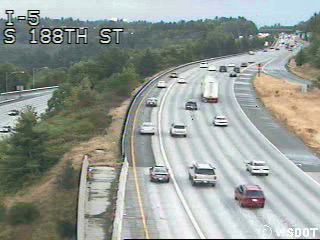
#> input picture frame 5 of content/highway.mp4, 320 x 240 px, given in place of cctv052x2004080516x01640.avi, which was not available
$ jupyter execute contrastfinal.ipynb   (shell and % lines are left out)
#> lines starting #> are read from the running program, lines starting #| are printed output that depends on the picture; pictures that were not available may be replaced by others from this repository, and a replacement may not be noted
[cell 1]
import cv2
import numpy as np
import os
import csv
import time
import matplotlib.pyplot as plt
import pandas as pd
import seaborn as sns
from deep_sort_realtime.deepsort_tracker import DeepSort
from ultralytics import YOLO

plt.rcParams['figure.figsize'] = [14, 10]
plt.style.use('seaborn-v0_8-whitegrid')


INPUT_DIR = "/Users/veeralpatel/vehicle-speed-estimation-dip/content"
OUTPUT_DIR = "/Users/veeralpatel/vehicle-speed-estimation-dip/content/processed"
VIDEO_NAME = "cctv052x2004080516x01640.avi"
INPUT_VIDEO_PATH = os.path.join(INPUT_DIR, VIDEO_NAME)

os.makedirs(OUTPUT_DIR, exist_ok=True)

CONF_THRESHOLD = 0.50
FRAME_WIDTH_M = 30
FRAME_HEIGHT_M = 100
SOURCE_POLYGON = np.array([[20, 200], [300, 220], [280, 100], [40, 80]], dtype=np.float32)
BIRD_EYE_VIEW = np.array([[0, 0], [FRAME_WIDTH_M, 0], [FRAME_WIDTH_M, FRAME_HEIGHT_M], [0, FRAME_HEIGHT_M]], dtype=np.float32)
TRANSFORM_MATRIX = cv2.getPerspectiveTransform(SOURCE_POLYGON, BIRD_EYE_VIEW)

print(f"Setup Complete. Target: {VIDEO_NAME}")

[cell 2]
# Cell 2: Comprehensive Image Processing Library

def apply_he(frame):
    img_yuv = cv2.cvtColor(frame, cv2.COLOR_BGR2YUV)
    img_yuv[:,:,0] = cv2.equalizeHist(img_yuv[:,:,0])
    return cv2.cvtColor(img_yuv, cv2.COLOR_YUV2BGR)

def apply_clahe(frame, clip_limit=2.0, tile_grid_size=(8,8)):
    img_yuv = cv2.cvtColor(frame, cv2.COLOR_BGR2YUV)
    clahe = cv2.createCLAHE(clipLimit=clip_limit, tileGridSize=tile_grid_size)
    img_yuv[:,:,0] = clahe.apply(img_yuv[:,:,0])
    return cv2.cvtColor(img_yuv, cv2.COLOR_YUV2BGR)

def apply_gamma(frame, gamma=1.5):
    invGamma = 1.0 / gamma
    table = np.array([((i / 255.0) ** invGamma) * 255 for i in np.arange(0, 256)]).astype("uint8")
    return cv2.LUT(frame, table)

def apply_contrast_stretching(frame):
    img_yuv = cv2.cvtColor(frame, cv2.COLOR_BGR2YUV)
    y = img_yuv[:, :, 0]
    min_val, max_val = np.percentile(y, [2, 98])
    stretched = np.clip((y - min_val) * (255 / (max_val - min_val)), 0, 255).astype('uint8')
    img_yuv[:, :, 0] = stretched
    return cv2.cvtColor(img_yuv, cv2.COLOR_YUV2BGR)

def apply_adaptive_gamma(frame):
    img_yuv = cv2.cvtColor(frame, cv2.COLOR_BGR2YUV)
    y_channel = img_yuv[:, :, 0]
    mean_brightness = np.mean(y_channel) + 1e-5
    gamma = np.log(128 / 255) / np.log(mean_brightness / 255)
    gamma = np.clip(gamma, 0.5, 2.5)
    invGamma = 1.0 / gamma
    table = np.array([((i / 255.0) ** invGamma) * 255 for i in np.arange(0, 256)]).astype("uint8")
    img_yuv[:, :, 0] = cv2.LUT(y_channel, table)
    return cv2.cvtColor(img_yuv, cv2.COLOR_YUV2BGR)

def apply_top_hat(frame):
    kernel = cv2.getStructuringElement(cv2.MORPH_ELLIPSE, (15, 15))
    tophat = cv2.morphologyEx(frame, cv2.MORPH_TOPHAT, kernel)
    return cv2.add(frame, tophat)

def apply_retinex(frame):
    # Simplified Multi-Scale Retinex
    img_float = frame.astype('float64') + 1.0
    img_retinex = np.zeros_like(img_float)
    for channel in range(3):
        img_retinex[:, :, channel] = (
            (np.log10(img_float[:, :, channel]) - np.log10(cv2.GaussianBlur(img_float[:, :, channel], (0, 0), 15) + 1.0)) +
            (np.log10(img_float[:, :, channel]) - np.log10(cv2.GaussianBlur(img_float[:, :, channel], (0, 0), 80) + 1.0))
        ) / 2.0
    img_retinex = cv2.normalize(img_retinex, None, 0, 255, cv2.NORM_MINMAX)
    return img_retinex.astype('uint8')

def apply_homomorphic_filter(frame):
    img_yuv = cv2.cvtColor(frame, cv2.COLOR_BGR2YUV)
    y = img_yuv[:, :, 0].astype('float32') + 1.0
    y_log = np.log(y)
    y_fft = np.fft.fft2(y_log)
    y_fft_shift = np.fft.fftshift(y_fft)
    rows, cols = y.shape
    crow, ccol = rows // 2, cols // 2
    X, Y = np.meshgrid(np.arange(-ccol, ccol), np.arange(-crow, crow))
    D = np.sqrt(X**2 + Y**2)
    gamma_l, gamma_h, c, d0 = 0.5, 1.5, 1, 30
    H = (gamma_h - gamma_l) * (1 - np.exp(-c * (D**2 / d0**2))) + gamma_l
    y_filtered = np.real(np.fft.ifft2(np.fft.ifftshift(y_fft_shift * H)))
    y_exp = np.exp(y_filtered) - 1
    y_normalized = cv2.normalize(y_exp, None, 0, 255, cv2.NORM_MINMAX).astype('uint8')
    img_yuv[:, :, 0] = y_normalized
    return cv2.cvtColor(img_yuv, cv2.COLOR_YUV2BGR)

def apply_hybrid(frame):
    # Original Novelty: Gamma + CLAHE
    gamma_corrected = apply_gamma(frame, gamma=1.4)
    return apply_clahe(gamma_corrected, clip_limit=2.5)

def apply_advanced_hybrid(frame):
    # The "Kitchen Sink" Hybrid
    stage1 = apply_adaptive_gamma(frame)
    stage2 = apply_clahe(stage1, clip_limit=2.0)
    stage3 = cv2.bilateralFilter(stage2, 9, 75, 75) # Denoise
    # Unsharp Mask
    gaussian = cv2.GaussianBlur(stage3, (0, 0), 2.0)
    return cv2.addWeighted(stage3, 1.5, gaussian, -0.5, 0)

# Dispatcher
def apply_method(frame, method_name):
    if method_name == 'none': return frame
    elif method_name == 'he': return apply_he(frame)
    elif method_name == 'clahe': return apply_clahe(frame)
    elif method_name == 'gamma': return apply_gamma(frame)
    elif method_name == 'contrast_stretch': return apply_contrast_stretching(frame)
    elif method_name == 'adaptive_gamma': return apply_adaptive_gamma(frame)
    elif method_name == 'tophat': return apply_top_hat(frame)
    elif method_name == 'retinex': return apply_retinex(frame)
    elif method_name == 'homomorphic': return apply_homomorphic_filter(frame)
    elif method_name == 'hybrid': return apply_hybrid(frame)
    elif method_name == 'advanced_hybrid': return apply_advanced_hybrid(frame)
    return frame

[cell 3]
# Cell 3: Generate Qualitative Comparison Grid

cap = cv2.VideoCapture(INPUT_VIDEO_PATH)
ret, sample = cap.read()
#> sample is the input picture: shape (240, 320, 3); mean B, G, R 150.1, 156.3, 149.8
cap.release()

# Create dark sample for testing
dark_sample = cv2.convertScaleAbs(sample, alpha=1.0, beta=-80) # 80% Darkness

methods_dict = {
    'Original (Dark)': dark_sample,
    'HE': apply_he(dark_sample),
    'CLAHE': apply_clahe(dark_sample),
    'Gamma': apply_gamma(dark_sample),
    'Hybrid (G+C)': apply_hybrid(dark_sample),
    'Adaptive Gamma': apply_adaptive_gamma(dark_sample),
    'Contrast Stretch': apply_contrast_stretching(dark_sample),
    'Top-Hat': apply_top_hat(dark_sample),
    'Retinex': apply_retinex(dark_sample),
    'Homomorphic': apply_homomorphic_filter(dark_sample),
    'Adv. Hybrid': apply_advanced_hybrid(dark_sample)
}
#> in apply_he, `img_yuv = cv2.cvtColor(frame, cv2.COLOR_BGR2YUV)`: img_yuv: shape (240, 320, 3); mean of channels 0, 1, 2 76.9, 127.1, 125.5
#> in apply_he, `img_yuv[:,:,0] = cv2.equalizeHist(img_yuv[:,:,0])`: img_yuv: shape (240, 320, 3); mean of channels 0, 1, 2 128.7, 127.1, 125.5
#> in apply_clahe, `img_yuv[:,:,0] = clahe.apply(img_yuv[:,:,0])`: img_yuv: shape (240, 320, 3); mean of channels 0, 1, 2 103.8, 127.1, 125.5
#> in apply_gamma, `invGamma = 1.0 / gamma`: invGamma = 0.667
#> in apply_gamma, `table = np.array([((i / 255.0) ** invGamma) * 255 for i in np.arange(0..`: table = 256 values from 0 to 255
#> in apply_gamma, `return cv2.LUT(frame, table)`:
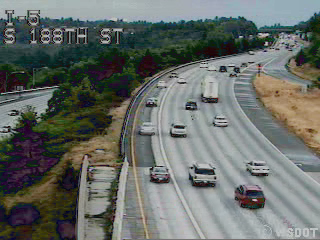
#> returned value: shape (240, 320, 3); mean of channels 0, 1, 2 103.8, 108.4, 103.1; drawn as B, G, R
#> in apply_clahe (call 2), `img_yuv = cv2.cvtColor(frame, cv2.COLOR_BGR2YUV)`: img_yuv: shape (240, 320, 3); mean of channels 0, 1, 2 101.1, 126.8, 125.2
#> in apply_clahe (call 2), `img_yuv[:,:,0] = clahe.apply(img_yuv[:,:,0])`: img_yuv: shape (240, 320, 3); mean of channels 0, 1, 2 125.5, 126.8, 125.2
#> in apply_adaptive_gamma, `y_channel = img_yuv[:, :, 0]`:
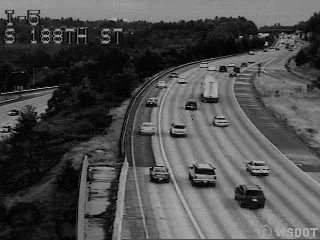
#> y_channel: shape (240, 320); min 0, max 175, mean 76.9
#> in apply_adaptive_gamma, `mean_brightness = np.mean(y_channel) + 1e-5`: mean_brightness = 76.92
#> in apply_adaptive_gamma, `gamma = np.log(128 / 255) / np.log(mean_brightness / 255)`: gamma = 0.575
#> in apply_adaptive_gamma, `invGamma = 1.0 / gamma`: invGamma = 1.74
#> in apply_adaptive_gamma, `table = np.array([((i / 255.0) ** invGamma) * 255 for i in np.arange(0..`: table = 256 values from 0 to 255
#> in apply_adaptive_gamma, `img_yuv[:, :, 0] = cv2.LUT(y_channel, table)`: img_yuv: shape (240, 320, 3); mean of channels 0, 1, 2 40.7, 127.1, 125.5
#> in apply_adaptive_gamma, `return cv2.cvtColor(img_yuv, cv2.COLOR_YUV2BGR)`:
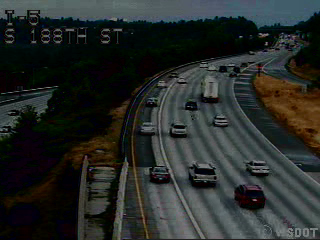
#> returned value: shape (240, 320, 3); mean B, G, R 40.7, 42.8, 39
#> in apply_contrast_stretching, `min_val, max_val = np.percentile(y, [2, 98])`: min_val = 5; max_val = 157
#> in apply_contrast_stretching, `stretched = np.clip((y - min_val) * (255 / (max_val - min_val)), 0, 25..`:
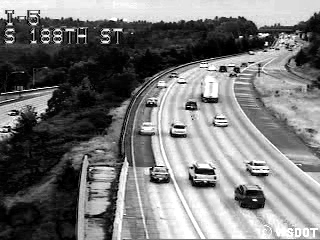
#> stretched: shape (240, 320); min 0, max 255, mean 120
#> in apply_contrast_stretching, `img_yuv[:, :, 0] = stretched`: img_yuv: shape (240, 320, 3); mean of channels 0, 1, 2 120, 127.1, 125.5
#> after the loop in apply_retinex, `for channel in range(3):`:
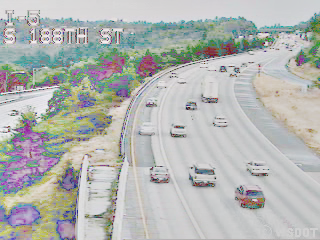
#> img_retinex: shape (240, 320, 3) float64; mean B, G, R -0.167, -0.137, -0.163; drawn with min black and max white
#> in apply_homomorphic_filter, `y_log = np.log(y)`:
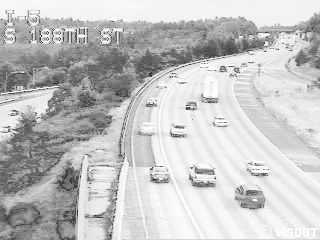
#> y_log: shape (240, 320) float32; min 0, max 5.17, mean 3.98; drawn with min black and max white
#> in apply_homomorphic_filter, `y_exp = np.exp(y_filtered) - 1`:
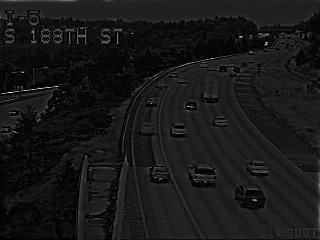
#> y_exp: shape (240, 320) float64; min -0.966, max 92.89, mean 8; drawn with min black and max white
#> in apply_homomorphic_filter, `img_yuv[:, :, 0] = y_normalized`: img_yuv: shape (240, 320, 3); mean of channels 0, 1, 2 23.9, 127.1, 125.5
#> in apply_clahe (call 3), `img_yuv = cv2.cvtColor(frame, cv2.COLOR_BGR2YUV)`: img_yuv: shape (240, 320, 3); mean of channels 0, 1, 2 41.5, 127.6, 125.9
#> in apply_clahe (call 3), `img_yuv[:,:,0] = clahe.apply(img_yuv[:,:,0])`: img_yuv: shape (240, 320, 3); mean of channels 0, 1, 2 70.6, 127.6, 125.9
#> in apply_advanced_hybrid, `return cv2.addWeighted(stage3, 1.5, gaussian, -0.5, 0)`:
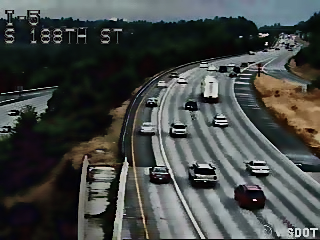
#> returned value: shape (240, 320, 3); mean of channels 0, 1, 2 69.8, 71.9, 68.1; drawn as B, G, R

if ret:
    fig, axes = plt.subplots(3, 4, figsize=(20, 15))
    axes = axes.flatten()

    for idx, (name, img) in enumerate(methods_dict.items()):
        axes[idx].imshow(cv2.cvtColor(img, cv2.COLOR_BGR2RGB))
        axes[idx].set_title(name, fontsize=12, fontweight='bold')
        axes[idx].axis('off')
#> this loop made 11 passes
#> name on passes 1 to 11: 'Original (Dark)', 'HE', 'CLAHE', 'Gamma', 'Hybrid (G+C)', 'Adaptive Gamma', 'Contrast Stretch', 'Top-Hat', 'Retinex', 'Homomorphic', 'Adv. Hybrid'

    axes[11].axis('off') # Hide last empty slot
    plt.tight_layout()
    plt.savefig(os.path.join(OUTPUT_DIR, 'all_methods_qualitative_grid.png'))
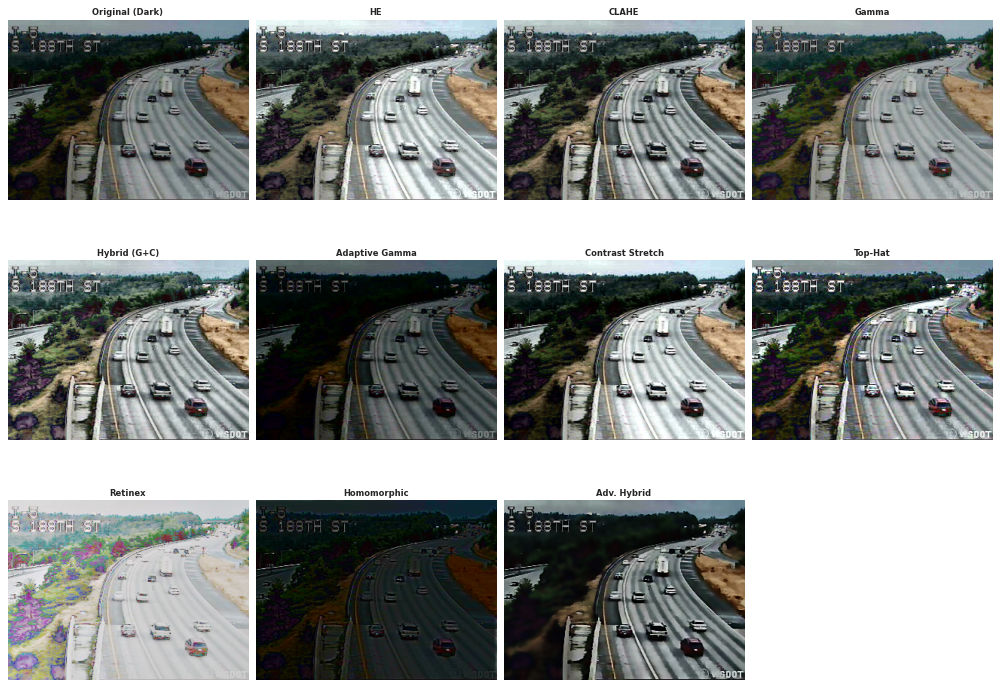
#> figure drawn by matplotlib, 11 panels
    plt.show()

[cell 4]
# Cell 4: Generate Gradient Dataset

def generate_gradient_dataset(input_video_path):
    print(f"Generating Darkness Gradient for: {os.path.basename(input_video_path)}...")
    cap = cv2.VideoCapture(input_video_path)
    width = int(cap.get(cv2.CAP_PROP_FRAME_WIDTH))
    height = int(cap.get(cv2.CAP_PROP_FRAME_HEIGHT))
    fps = int(cap.get(cv2.CAP_PROP_FPS))
    fourcc = cv2.VideoWriter_fourcc(*'mp4v')

    levels = [0, 20, 40, 60, 80]
    output_files = []
    writers = []

    for level in levels:
        path = os.path.join(OUTPUT_DIR, f"gradient_dark_{level}.mp4")
        writers.append(cv2.VideoWriter(path, fourcc, fps, (width, height)))
        output_files.append((level, path))

    while True:
        ret, frame = cap.read()
        if not ret: break
        for i, level in enumerate(levels):
            # Beta: 0 to -200
            beta_val = -int((level / 100) * 200)
            dark_frame = cv2.convertScaleAbs(frame, alpha=1.0, beta=beta_val)
            writers[i].write(dark_frame)

    cap.release()
    for w in writers: w.release()
    return output_files

gradient_dataset = generate_gradient_dataset(INPUT_VIDEO_PATH)
#> in generate_gradient_dataset, `width = int(cap.get(cv2.CAP_PROP_FRAME_WIDTH))`: width = 320
#> in generate_gradient_dataset, `height = int(cap.get(cv2.CAP_PROP_FRAME_HEIGHT))`: height = 240
#> in generate_gradient_dataset, `fps = int(cap.get(cv2.CAP_PROP_FPS))`: fps = 10
#> in generate_gradient_dataset, `fourcc = cv2.VideoWriter_fourcc(*'mp4v')`: fourcc = 1983148141
#> after the loop in generate_gradient_dataset, `for level in levels:`: output_files = 5 items
#> after the loop in generate_gradient_dataset, `for i, level in enumerate(levels):`:
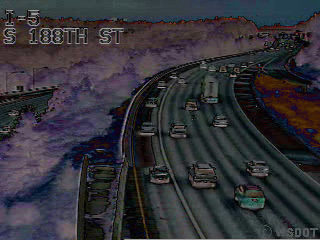
#> dark_frame: shape (240, 320, 3); mean B, G, R 55.9, 50, 51.1
print("Dataset Ready.")

$ run again, starting later in the video
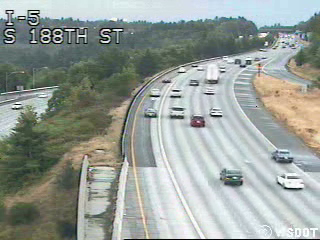
#> input picture frame 23 of content/highway.mp4, 320 x 240 px, given in place of cctv052x2004080516x01640.avi, which was not available
#> sample is the input picture: shape (240, 320, 3); mean B, G, R 152.8, 158.6, 151.3
#> in apply_gamma, `invGamma = 1.0 / gamma`: invGamma = 0.667
#> in apply_gamma, `table = np.array([((i / 255.0) ** invGamma) * 255 for i in np.arange(0..`: table = 256 values from 0 to 255
#> mean_brightness = 78.91
#> gamma = 0.588
#> in apply_adaptive_gamma, `invGamma = 1.0 / gamma`: invGamma = 1.7
#> in apply_adaptive_gamma, `table = np.array([((i / 255.0) ** invGamma) * 255 for i in np.arange(0..`: table = 256 values from 0 to 255
#> min_val = 5; max_val = 158
#> in apply_advanced_hybrid, `return cv2.addWeighted(stage3, 1.5, gaussian, -0.5, 0)`:
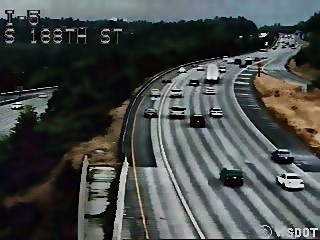
#> returned value: shape (240, 320, 3); mean of channels 0, 1, 2 72.7, 74.7, 70.1; drawn as B, G, R
#> the loop `for idx, (name, img) in enumerate(methods_dict.items()):` made 11 passes
#> name on passes 1 to 8: 'Original (Dark)', 'HE', 'CLAHE', 'Gamma', 'Hybrid (G+C)', 'Adaptive Gamma', 'Contrast Stretch', 'Top-Hat'
#> width = 320
#> height = 240
#> fps = 10
#> fourcc = 1983148141
#> after the loop in generate_gradient_dataset, `for level in levels:`: output_files = 5 items
#> after the loop in generate_gradient_dataset, `for i, level in enumerate(levels):`:
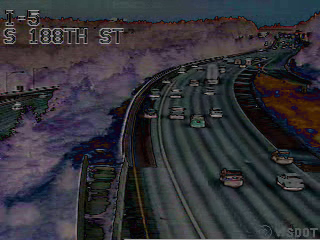
#> dark_frame: shape (240, 320, 3); mean B, G, R 56.7, 50.7, 51.6
